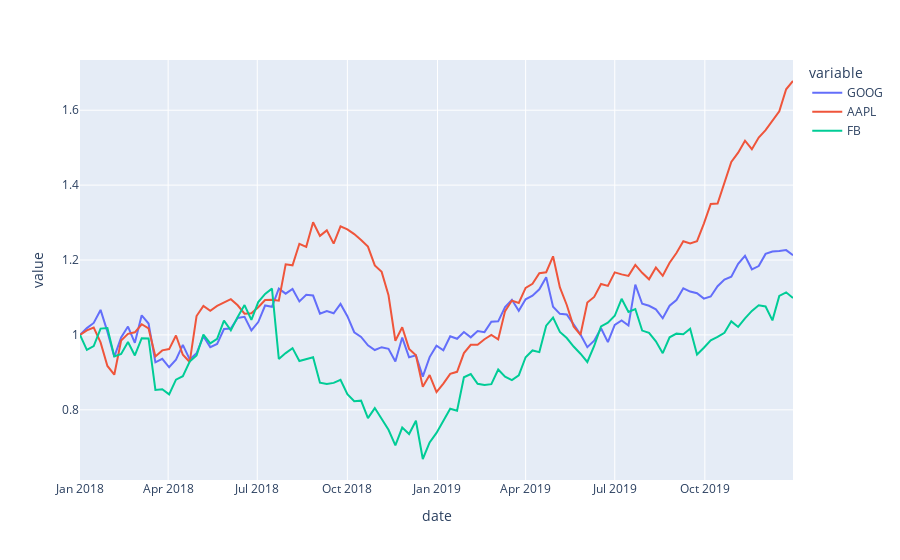

Write notebook code for a chart like this one.
### Code cell
px.line(stocks,x='date',y=['GOOG','AAPL','FB'])
